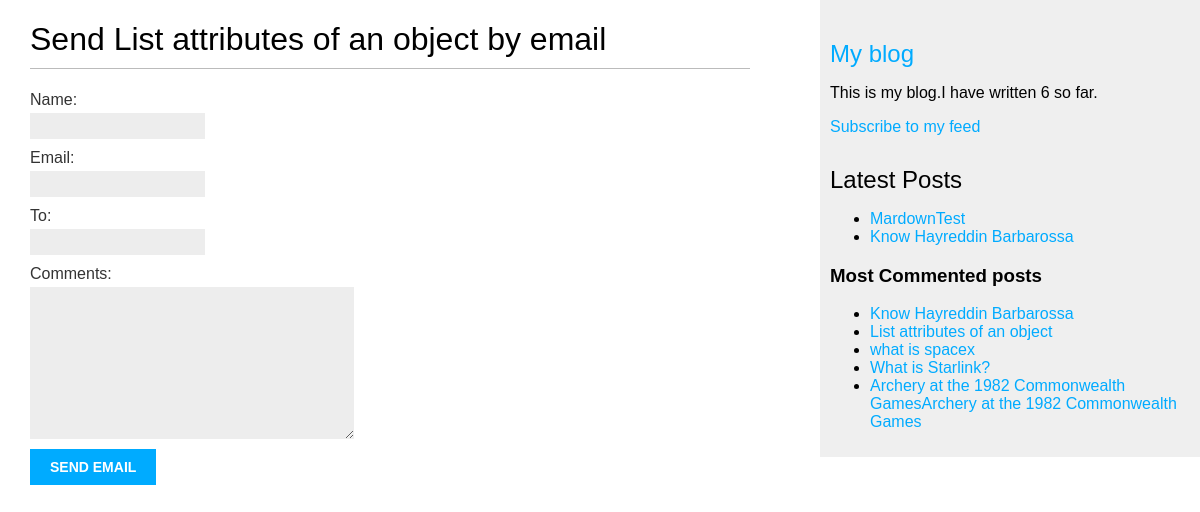
The page /blog/7/share/ on the database its author committed.
### blog/models.py (models this page shows, shortened)
class Post(models.Model):
	STATUS_CHOICES=(('draft','Draft'),('published','Published'))
	title = models.CharField(max_length=250)
	slug = models.SlugField(max_length = 250,unique_for_date='publish')
	author = models.ForeignKey(User,on_delete=models.CASCADE,related_name='blog_post')
	body = models.TextField()
	publish =models.DateTimeField(default=timezone.now)
	created =models.DateTimeField(auto_now_add=True)
	updated =models.DateTimeField(auto_now=True)
	status = models.CharField(max_length=10,choices=STATUS_CHOICES,default='draft')
	objects = models.Manager() #default manager
	published = PublishedManager() #our custom manager
	drafted = DraftedManager()
	tags = TaggableManager()
	def get_absolute_url(self):
		return reverse('blog:post_detail',args=[self.publish.year,self.publish.month,self.publish.day,self.slug])
	class Meta:
		ordering = ('-publish',)

### blog/views.py (the view)
# urls.py: path('<int:post_id>/share/',views.post_share,name='post_share'),
def post_share(request,post_id):
	post = get_object_or_404(Post,id=post_id,status='published')
	sent = False
	if request.method == 'POST':
		form = EmailPostForm(request.POST)
		if form.is_valid():
			cd = form.cleaned_data
			post_url = request.build_absolute_uri(post.get_absolute_url())
			subject = '{}({}) recommends you reading {}'.format(cd['name'],cd['email'],post.title)
			message = 'Read {} at {}\n\n{}\'s comments:{}'.format(post.title,post_url,cd['name'],cd['comments'])
			send_mail(subject,message,'shahzan@myblog.com',[cd['to']])
			sent = True
	else:
		form = EmailPostForm()
	return render(request,'blog/post/share.html',{'post':post,'form':form,'sent':sent})

### blog/forms.py
class EmailPostForm(forms.Form):
	name = forms.CharField(max_length=25)
	email = forms.EmailField()
	to = forms.EmailField()
	comments = forms.CharField(required=False,widget=forms.Textarea)

### blog/models.py (called while the page is built)
	def get_queryset(self): # overriding the defult queryset
		return super(PublishedManager,self).get_queryset().filter(status='published')

### blog/templatetags/blog_tags.py (called while the page is built)
@register.simple_tag
def total_posts():
	return Post.published.count()

@register.inclusion_tag('blog/post/latest_posts.html')
def show_latest_posts(count=5):
	latest_posts = Post.published.order_by('-publish')[:count]
	return {'latest_posts':latest_posts}

@register.simple_tag
def get_most_commented_posts(count=5):
	return Post.published.annotate(total_comments=Count('comments')).order_by('-total_comments')[:count]

### blog/templates/blog/post/share.html (shortened to what this page needs)
{% extends 'blog/base.html' %}
{% block content %}
	{% if sent %}
		<h1>Post successfuly send</h1>
		<p>{{post.title}} was send to {{form.cleaned_data.to}}</p>
		<p><a href="{{post.get_absolute_url}}">Back to post</a></p>
		<p><a href="{% url 'blog:post_list' %}">Home</a></p>
	{% else %}
		<h1>Send {{post.title}} by email</h1>
		<form action="." method="post">
			{{form.as_p}}
			<input type="submit" value="send email">
		</form>
	{% endif %}
{% endblock %}

### blog/templates/blog/base.html (shortened to what this page needs)
{% load blog_tags %}
{% load static %}
<!DOCTYPE html>
<html>
<head>
	<link rel="stylesheet" type="text/css" href="{% static 'css/blog.css' %}">
</head>
<body>
	<div id="content">
		{% block content %}
		{% endblock %}
	</div>
	<div id="sidebar">
		<h2><a href="{% url 'blog:post_list' %}">My blog</a></h2>
		<p>This is my blog.I have written {% total_posts %} so far.</p>
		<p><a href="{% url 'blog:post_feed' %}">Subscribe to my feed</a></p>
		<h2>Latest Posts</h2>
		{% show_latest_posts 2 %}
		<h3>Most Commented posts</h3>
		{% get_most_commented_posts as most_commented_posts %}
		<ul>
			{% for post in most_commented_posts %}
				<li><a href="{{post.get_absolute_url}}">{{post.title}}</a></li>
			{% endfor %}
		</ul>
	</div>
</body>
</html>

### blog/templates/blog/post/latest_posts.html
<ul>
	{% for post in latest_posts %}
		<li><a href="{{post.get_absolute_url}}">{{post.title}}</a></li>
	{% endfor %}
</ul>

### blog/static/css/blog.css (style rules this page uses)
body { margin:0; padding:0; font-family:helvetica, sans-serif; }
a { color:#00abff; text-decoration:none; }
h1 { font-weight:normal; border-bottom:1px solid #bbb; padding:0 0 10px 0; }
h2 { font-weight:normal; margin:30px 0 0; }
#content { float:left; width:60%; padding:0 0 0 30px; }
#sidebar { float:right; width:30%; padding:10px; background:#efefef; height:100%; }
label { float:left; clear:both; color:#333; margin-bottom:4px; }
input, textarea { clear:both; float:left; margin:0 0 10px; background:#ededed; border:0; padding:6px 10px; font-size:12px; }
input[type=submit] { font-weight:bold; background:#00abff; color:#fff; padding:10px 20px; font-size:14px; text-transform:uppercase; }

### rows shown on the page
Post: title "List attributes of an object"
Post: title "MardownTest"
Post: title "Know Hayreddin Barbarossa"
Post: title "what is spacex"
Post: title "What is Starlink?"
Post: title "Archery at the 1982 Commonwealth GamesArchery at the 1982 Commonwealth Games"
